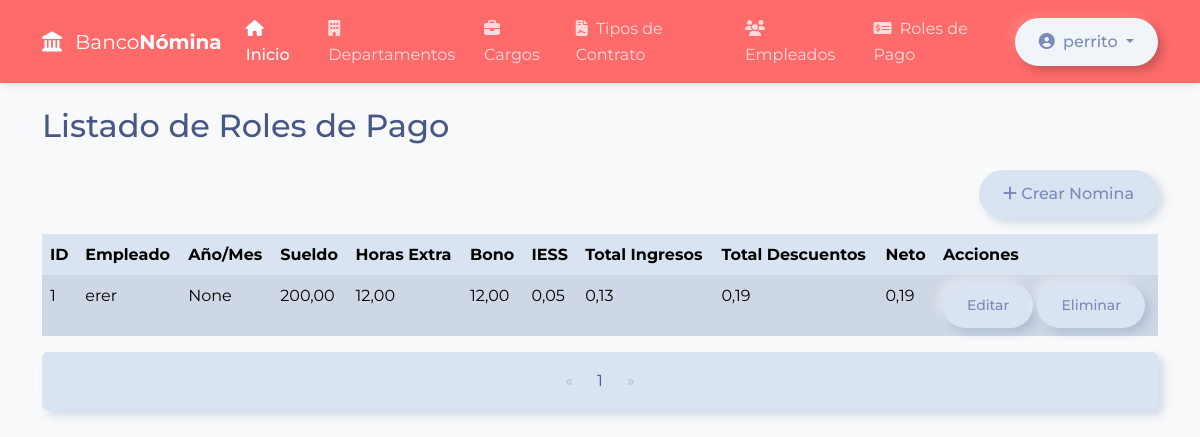
/core/nominas/ (signed in), run on an earlier commit of the app's database.
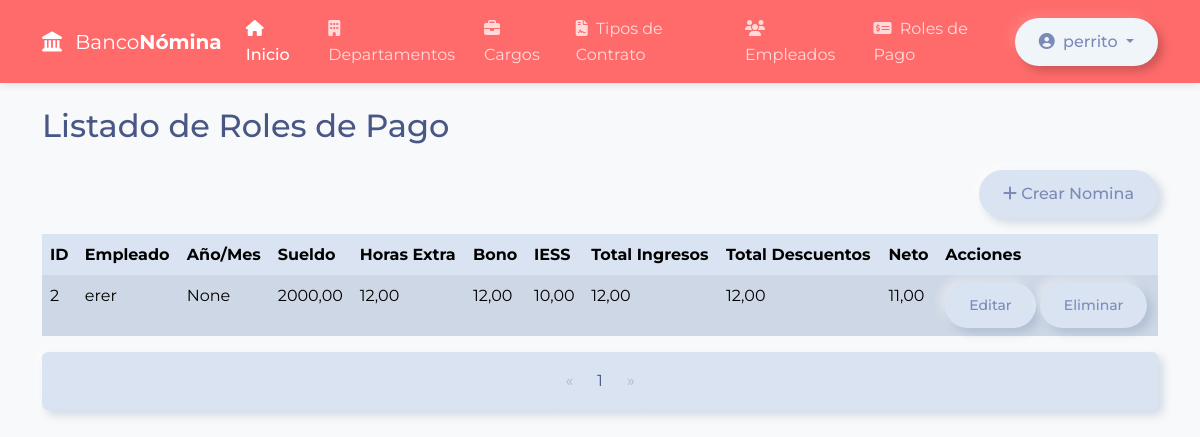
And on a later commit of the database.
### core/models.py (models this page shows)
class Rol(models.Model):
    empleado = models.ForeignKey(Empleado, on_delete=models.CASCADE)
    aniomes = models.CharField(max_length=6)
    sueldo = models.DecimalField(max_digits=10, decimal_places=2)
    horas_extra = models.DecimalField(max_digits=10, decimal_places=2)
    bono = models.DecimalField(max_digits=10, decimal_places=2)
    iess = models.DecimalField(max_digits=10, decimal_places=2)
    tot_ing = models.DecimalField(max_digits=10, decimal_places=2)
    tot_des = models.DecimalField(max_digits=10, decimal_places=2)
    neto = models.DecimalField(max_digits=10, decimal_places=2)

class Empleado(models.Model):
    SEXO_CHOICES = [
    ('M', 'Masculino'),
    ('F', 'Femenino'),
    ]
    nombre = models.CharField(max_length=100)
    cedula = models.CharField(max_length=20, unique=True)
    direccion = models.TextField()
    sexo = models.CharField(max_length=1, choices=SEXO_CHOICES)
    sueldo = models.DecimalField(max_digits=10, decimal_places=2)
    cargo = models.ForeignKey(Cargo, on_delete=models.CASCADE)
    departamento = models.ForeignKey(Departamento,
    on_delete=models.CASCADE)
    tipo_contrato = models.ForeignKey(TipoContrato,
    on_delete=models.CASCADE)
    def __str__(self):
        return self.nombre

### core/views.py (the view)
# urls.py: path('nominas/', views.Nominas, name='Nominas'),
@login_required
@login_required
def Nominas(request):
    roles = Rol.objects.all()
    search_query = request.GET.get('q', '')
    if search_query:
        roles = roles.filter(
            Q(empleado__nombre__icontains=search_query) | Q(empleado__cedula__icontains=search_query)
        )
    paginator = Paginator(roles, 10)
    page_number = request.GET.get('page')
    page_obj = paginator.get_page(page_number)
    return render(request, 'rol/rol_list.html', {
        'objects': page_obj,
        'search_query': search_query,
        'model_name': 'nomina',
        'title': 'Listado de Roles de Pago',
    })

### core/templates/rol/rol_list.html (shortened to what this page needs)
{% extends "home.html" %}
{% load static %}
{% block content %}
<div class="container py-4">
  <h2 class="mb-4">{{ title }}</h2>
  <div class="mb-3 text-end">
    <a href="{% url 'core:create_nomina' %}" class="btn btn-success">
      <i class="fas fa-plus"></i> Crear {{ model_name|capfirst }}
    </a>
  </div>
  <div class="table-responsive">
    <table class="table table-striped table-bordered">
      <thead>
        <tr>
          <th>ID</th>
          <th>Empleado</th>
          <th>Año/Mes</th>
          <th>Sueldo</th>
          <th>Horas Extra</th>
          <th>Bono</th>
          <th>IESS</th>
          <th>Total Ingresos</th>
          <th>Total Descuentos</th>
          <th>Neto</th>
          <th>Acciones</th>
        </tr>
      </thead>
      <tbody>
        {% for obj in objects %}
        <tr>
          <td>{{ obj.id }}</td>
          <td>{{ obj.empleado }}</td>
          <td>{{ obj.aniomes }}</td>
          <td>{{ obj.sueldo }}</td>
          <td>{{ obj.horas_extra }}</td>
          <td>{{ obj.bono }}</td>
          <td>{{ obj.iess }}</td>
          <td>{{ obj.tot_ing }}</td>
          <td>{{ obj.tot_des }}</td>
          <td>{{ obj.neto }}</td>
          <td>
            <a href="{% url 'core:UpdateNomina' obj.id %}" class="btn btn-sm btn-warning">Editar</a>
            <a href="{% url 'core:DeleteNomina' obj.id %}" class="btn btn-sm btn-danger">Eliminar</a>
          </td>
        </tr>
        {% empty %}
        <tr>
          <td colspan="11">No se encontraron resultados.</td>
        </tr>
        {% endfor %}
      </tbody>
    </table>
  </div>
  <nav aria-label="Page navigation">
    <ul class="pagination justify-content-center">
      {% if objects.has_previous %}
      <li class="page-item">
        <a class="page-link" href="?page={{ objects.previous_page_number }}{% if search_query %}&q={{ search_query }}{% endif %}" aria-label="Anterior">
          <span aria-hidden="true">&laquo;</span>
        </a>
      </li>
      {% else %}
      <li class="page-item disabled">
        <span class="page-link">&laquo;</span>
      </li>
      {% endif %}
      {% for num in objects.paginator.page_range %}
        {% if objects.number == num %}
          <li class="page-item active"><span class="page-link">{{ num }}</span></li>
        {% elif num > objects.number|add:'-3' and num < objects.number|add:'3' %}
          <li class="page-item"><a class="page-link" href="?page={{ num }}{% if search_query %}&q={{ search_query }}{% endif %}">{{ num }}</a></li>
        {% endif %}
      {% endfor %}
      {% if objects.has_next %}
      <li class="page-item">
        <a class="page-link" href="?page={{ objects.next_page_number }}{% if search_query %}&q={{ search_query }}{% endif %}" aria-label="Siguiente">
          <span aria-hidden="true">&raquo;</span>
        </a>
      </li>
      {% else %}
      <li class="page-item disabled">
        <span class="page-link">&raquo;</span>
      </li>
      {% endif %}
    </ul>
  </nav>
</div>
{% endblock %}

### core/templates/home.html (shortened to what this page needs)
<!DOCTYPE html>
<html lang="es">
<head>
  {% load static %}
  <link href="{% static 'css/bootstrap.min.css' %}" rel="stylesheet">
  <link href="https://cdnjs.cloudflare.com/ajax/libs/font-awesome/6.4.0/css/all.min.css" rel="stylesheet">
  <link href="{% static 'css/home.css' %}" rel="stylesheet">
</head>
<body>
<nav class="navbar navbar-expand-lg navbar-dark sticky-top">
  <div class="container">
    <a class="navbar-brand" href="{% url 'core:Inicio' %}">
      <i class="fas fa-landmark me-2"></i>
      Banco<span class="fw-bold text-accent">Nómina</span>
    </a>
    <div class="collapse navbar-collapse" id="navbarNav">
      <ul class="navbar-nav mx-auto">
        <li class="nav-item">
          <a class="nav-link active" href="{% url 'core:Inicio' %}"><i class="fas fa-home me-1"></i> Inicio</a>
        </li>
        <li class="nav-item">
          <a class="nav-link" href="{% url 'core:Departamentos' %}"><i class="fas fa-building me-1"></i> Departamentos</a>
        </li>
        <li class="nav-item">
          <a class="nav-link" href="{% url 'core:Cargos' %}"><i class="fas fa-briefcase me-1"></i> Cargos</a>
        </li>
        <li class="nav-item">
          <a class="nav-link" href="{% url 'core:Contrato' %}"><i class="fas fa-file-contract me-1"></i> Tipos de Contrato</a>
        </li>
        <li class="nav-item">
          <a class="nav-link" href="{% url 'core:Lista' %}"><i class="fas fa-users me-1"></i> Empleados</a>
        </li>
        <li class="nav-item">
          <a class="nav-link" href="{% url 'core:Nominas' %}"><i class="fas fa-money-check-alt me-1"></i> Roles de Pago</a>
        </li>
      </ul>
      <div class="d-flex">
        {% if user.is_authenticated %}
          <div class="dropdown">
            <button class="btn btn-outline-light dropdown-toggle" type="button" id="userDropdown" data-bs-toggle="dropdown" aria-expanded="false">
              <i class="fas fa-user-circle me-1"></i> {{ user.username }}
            </button>
          </div>
        {% else %}
          <a href="{% url 'core:signin' %}" class="btn btn-outline-light me-2"><i class="fas fa-sign-in-alt me-1"></i> Iniciar Sesión</a>
          <a href="{% url 'core:signup' %}" class="btn btn-accent"><i class="fas fa-user-plus me-1"></i> Registrarse</a>
        {% endif %}
      </div>
    </div>
  </div>
</nav>
{% block content %}{% endblock %}
</body>
</html>

### core/static/css/home.css (style rules this page uses)
body { font-family: 'Montserrat', sans-serif; line-height: 1.6; color: #333; background-color: #f8f9fa; }
:root { --accent-color: #ff6b6b; --accent-dark: #e14e4e; --text-light: #ffffff; --text-muted: #6c757d; }
.navbar { background-color: var(--accent-color); box-shadow: 0 2px 8px rgba(0, 0, 0, 0.1); }
.nav-link.active, .nav-link:hover { color: #fff; font-weight: 500; }
.btn { border-radius: 2rem; padding: 0.75rem 1.5rem; font-weight: 500; transition: all 0.3s; }

What changed in the data, as far as the page shows it:
removed Rol: id "1", empleado "erer", aniomes "None", sueldo "200,00", horas_extra "12,00", bono "12,00", iess "0,05", tot_ing "0,13", tot_des "0,19", neto "0,19"
added Rol: id "2", empleado "erer", aniomes "None", sueldo "2000,00", horas_extra "12,00", bono "12,00", iess "10,00", tot_ing "12,00", tot_des "12,00", neto "11,00"
